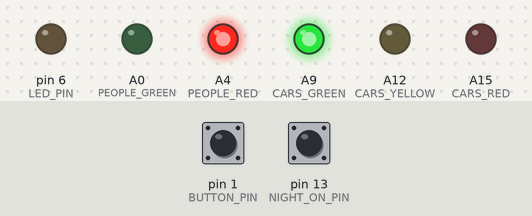
Recording of a sketch running on a simulated Arduino Mega 2560, built with avr-gcc and run on an emulated ATmega2560. Parts: output pins drawn as LEDs (lit = HIGH). The test bench sets the inputs (shaded band); at power-on: pin 1 (BUTTON_PIN) HIGH, pin 13 (NIGHT_ON_PIN) HIGH.

Above: at 3.2 s.
3.3 s: pin 1 (BUTTON_PIN) pulled LOW for 0.15 s
At 3.9 s:
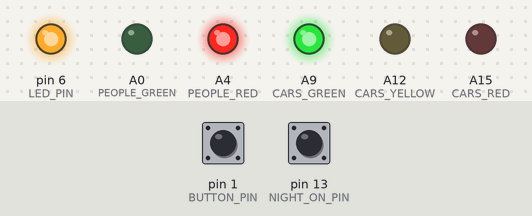
At 6.6 s:
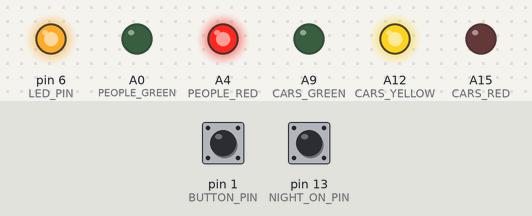
Timing chart, 0 to 22.8 s (numbered marks = the images above; inputs shaded):
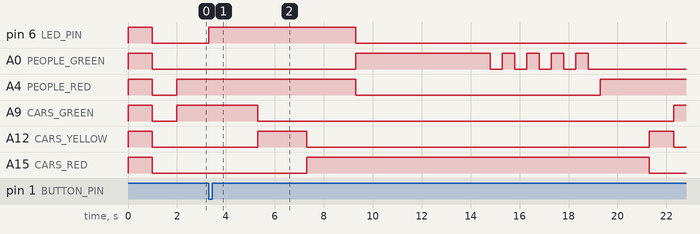

Measured:
- after the input at 3.3 s, pin 6 (LED_PIN): LOW → HIGH at once, → LOW 6.0 s later; A0 (PEOPLE_GREEN): LOW → HIGH after 6.0 s, then repeats every 1.0 s: LOW 0.50 s, HIGH 0.50 s, until it stays LOW from 18.8 s

The sketch:

zadanie_3.ino
```cpp
#define PEOPLE_RED A4
#define PEOPLE_GREEN A0
#define CARS_RED A15
#define CARS_YELLOW A12
#define CARS_GREEN A9
#define NIGHT_ON_PIN 13
#define BUTTON_PIN 1
#define LED_PIN 6

void setup() {
  pinMode(CARS_RED, OUTPUT);
  pinMode(CARS_YELLOW, OUTPUT);
  pinMode(CARS_GREEN, OUTPUT);
  pinMode(PEOPLE_RED, OUTPUT);
  pinMode(PEOPLE_GREEN, OUTPUT);
  pinMode(LED_PIN, OUTPUT);

  // TEST
  turnOnOffAll(HIGH);
  delay(1000);
  turnOnOffAll(LOW);
  delay(1000);

  // PRZERWANIA
  pinMode(NIGHT_ON_PIN, INPUT_PULLUP);
  attachInterrupt(digitalPinToInterrupt(NIGHT_ON_PIN), przerwanie, FALLING);
  pinMode(BUTTON_PIN, INPUT);
  attachInterrupt(digitalPinToInterrupt(BUTTON_PIN), przerwanie, FALLING);
  interrupts();
}

void loop() {
  // jeżeli tryb nocny ON
  if(digitalRead(NIGHT_ON_PIN) == LOW){
     digitalWrite(CARS_GREEN, LOW);
    	digitalWrite(PEOPLE_RED, LOW);
    	digitalWrite(CARS_YELLOW, HIGH);
    	delay(500);
    	digitalWrite(CARS_YELLOW, LOW);
    	delay(500);
  }
  // jeżeli tryb nocny OFF
  else{
    // kliknięto przycisk
    if((digitalRead(BUTTON_PIN) == LOW)){
      digitalWrite(LED_PIN, HIGH);
	delay(2000);
     digitalWrite(CARS_GREEN, LOW);
	digitalWrite(CARS_YELLOW, HIGH);
	delay(2000);
	digitalWrite(CARS_YELLOW, LOW);
    	digitalWrite(CARS_RED, HIGH);
	delay(2000);
	digitalWrite(PEOPLE_RED, LOW);
	digitalWrite(PEOPLE_GREEN, HIGH);
	digitalWrite(LED_PIN, LOW);
	delay(5000);
	for(int i=0; i<5; i++){
		digitalWrite(PEOPLE_GREEN, HIGH);
		delay(500);
		digitalWrite(PEOPLE_GREEN, LOW);
		delay(500);
	}
	digitalWrite(PEOPLE_RED, HIGH);
	delay(2000);
	digitalWrite(CARS_RED, LOW);
	digitalWrite(CARS_YELLOW, HIGH);
	delay(1000);
	digitalWrite(CARS_YELLOW, LOW);
    }
    // przycisk nie aktywny
    else{
      digitalWrite(CARS_YELLOW, LOW);
      digitalWrite(CARS_GREEN, HIGH);
      digitalWrite(PEOPLE_RED, HIGH);
    }
  }
}

void przerwanie() {
  return;
}

void turnOnOffAll(int state) {
  digitalWrite(CARS_RED, state);
  digitalWrite(CARS_YELLOW, state);
  digitalWrite(CARS_GREEN, state);
  digitalWrite(PEOPLE_RED, state);
  digitalWrite(PEOPLE_GREEN, state);
  digitalWrite(LED_PIN, state);
}
```
